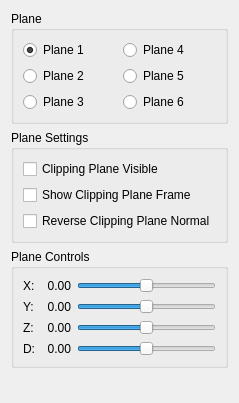
      <widget class="QWidget" name="ClippingTab">
       <property name="enabled">
        <bool>true</bool>
       </property>
       <attribute name="title">
        <string>Clipping</string>
       </attribute>
       <layout class="QVBoxLayout" name="verticalLayout">
        <item>
         <widget class="QGroupBox" name="groupBox_3">
          <property name="enabled">
           <bool>true</bool>
          </property>
          <property name="font">
           <font>
            <weight>50</weight>
            <bold>false</bold>
           </font>
          </property>
          <property name="title">
           <string>Plane</string>
          </property>
          <layout class="QGridLayout" name="gridLayout_2">
           <item row="0" column="0">
            <widget class="QRadioButton" name="plane1RadioButton_">
             <property name="text">
              <string>Plane 1</string>
             </property>
             <property name="checked">
              <bool>true</bool>
             </property>
             <attribute name="buttonGroup">
              <string notr="true">planeButtonGroup_</string>
             </attribute>
            </widget>
           </item>
           <item row="0" column="1">
            <widget class="QRadioButton" name="plane4RadioButton_">
             <property name="text">
              <string>Plane 4</string>
             </property>
             <attribute name="buttonGroup">
              <string notr="true">planeButtonGroup_</string>
             </attribute>
            </widget>
           </item>
           <item row="1" column="0">
            <widget class="QRadioButton" name="plane2RadioButton_">
             <property name="text">
              <string>Plane 2</string>
             </property>
             <attribute name="buttonGroup">
              <string notr="true">planeButtonGroup_</string>
             </attribute>
            </widget>
           </item>
           <item row="1" column="1">
            <widget class="QRadioButton" name="plane5RadioButton_">
             <property name="text">
              <string>Plane 5</string>
             </property>
             <attribute name="buttonGroup">
              <string notr="true">planeButtonGroup_</string>
             </attribute>
            </widget>
           </item>
           <item row="2" column="0">
            <widget class="QRadioButton" name="plane3RadioButton_">
             <property name="text">
              <string>Plane 3</string>
             </property>
             <attribute name="buttonGroup">
              <string notr="true">planeButtonGroup_</string>
             </attribute>
            </widget>
           </item>
           <item row="2" column="1">
            <widget class="QRadioButton" name="plane6RadioButton_">
             <property name="enabled">
              <bool>true</bool>
             </property>
             <property name="text">
              <string>Plane 6</string>
             </property>
             <property name="checked">
              <bool>false</bool>
             </property>
             <attribute name="buttonGroup">
              <string notr="true">planeButtonGroup_</string>
             </attribute>
            </widget>
           </item>
          </layout>
         </widget>
        </item>
        <item>
         <widget class="QGroupBox" name="groupBox_4">
          <property name="font">
           <font>
            <weight>50</weight>
            <bold>false</bold>
           </font>
          </property>
          <property name="title">
           <string>Plane Settings</string>
          </property>
          <layout class="QVBoxLayout" name="verticalLayout_2">
           <item>
            <widget class="QCheckBox" name="planeVisibleCheckBox_">
             <property name="text">
              <string>Clipping Plane Visible</string>
             </property>
            </widget>
           </item>
           <item>
            <widget class="QCheckBox" name="showPlaneFrameCheckBox_">
             <property name="text">
              <string>Show Clipping Plane Frame</string>
             </property>
            </widget>
           </item>
           <item>
            <widget class="QCheckBox" name="reversePlaneNormalCheckBox_">
             <property name="text">
              <string>Reverse Clipping Plane Normal</string>
             </property>
            </widget>
           </item>
          </layout>
         </widget>
        </item>
        <item>
         <widget class="QGroupBox" name="groupBox_5">
          <property name="font">
           <font>
            <weight>50</weight>
            <bold>false</bold>
           </font>
          </property>
          <property name="title">
           <string>Plane Controls</string>
          </property>
          <layout class="QGridLayout" name="gridLayout_3">
           <item row="0" column="0">
            <widget class="QLabel" name="label">
             <property name="font">
              <font>
               <weight>50</weight>
               <bold>false</bold>
              </font>
             </property>
             <property name="text">
              <string>X:</string>
             </property>
            </widget>
           </item>
           <item row="0" column="2">
            <widget class="QSlider" name="xValueHorizontalSlider_">
             <property name="minimum">
              <number>-101</number>
             </property>
             <property name="maximum">
              <number>101</number>
             </property>
             <property name="orientation">
              <enum>Qt::Horizontal</enum>
             </property>
            </widget>
           </item>
           <item row="1" column="0">
            <widget class="QLabel" name="label_2">
             <property name="font">
              <font>
               <weight>50</weight>
               <bold>false</bold>
              </font>
             </property>
             <property name="text">
              <string>Y:</string>
             </property>
            </widget>
           </item>
           <item row="1" column="2">
            <widget class="QSlider" name="yValueHorizontalSlider_">
             <property name="minimum">
              <number>-101</number>
             </property>
             <property name="maximum">
              <number>101</number>
             </property>
             <property name="orientation">
              <enum>Qt::Horizontal</enum>
             </property>
            </widget>
           </item>
           <item row="2" column="0">
            <widget class="QLabel" name="label_3">
             <property name="font">
              <font>
               <weight>50</weight>
               <bold>false</bold>
              </font>
             </property>
             <property name="text">
              <string>Z:</string>
             </property>
            </widget>
           </item>
           <item row="2" column="2">
            <widget class="QSlider" name="zValueHorizontalSlider_">
             <property name="minimum">
              <number>-101</number>
             </property>
             <property name="maximum">
              <number>101</number>
             </property>
             <property name="orientation">
              <enum>Qt::Horizontal</enum>
             </property>
            </widget>
           </item>
           <item row="3" column="0">
            <widget class="QLabel" name="label_4">
             <property name="font">
              <font>
               <weight>50</weight>
               <bold>false</bold>
              </font>
             </property>
             <property name="text">
              <string>D:</string>
             </property>
            </widget>
           </item>
           <item row="3" column="2">
            <widget class="QSlider" name="dValueHorizontalSlider_">
             <property name="minimum">
              <number>-101</number>
             </property>
             <property name="maximum">
              <number>101</number>
             </property>
             <property name="orientation">
              <enum>Qt::Horizontal</enum>
             </property>
            </widget>
           </item>
           <item row="0" column="1">
            <widget class="QLabel" name="xSliderValueLabel_">
             <property name="sizePolicy">
              <sizepolicy hsizetype="Preferred" vsizetype="Preferred">
               <horstretch>0</horstretch>
               <verstretch>0</verstretch>
              </sizepolicy>
             </property>
             <property name="font">
              <font>
               <weight>50</weight>
               <bold>false</bold>
              </font>
             </property>
             <property name="text">
              <string>  0.00</string>
             </property>
            </widget>
           </item>
           <item row="1" column="1">
            <widget class="QLabel" name="ySliderValueLabel_">
             <property name="sizePolicy">
              <sizepolicy hsizetype="Preferred" vsizetype="Preferred">
               <horstretch>0</horstretch>
               <verstretch>0</verstretch>
              </sizepolicy>
             </property>
             <property name="font">
              <font>
               <weight>50</weight>
               <bold>false</bold>
              </font>
             </property>
             <property name="text">
              <string>  0.00</string>
             </property>
            </widget>
           </item>
           <item row="2" column="1">
            <widget class="QLabel" name="zSliderValueLabel_">
             <property name="sizePolicy">
              <sizepolicy hsizetype="Preferred" vsizetype="Preferred">
               <horstretch>0</horstretch>
               <verstretch>0</verstretch>
              </sizepolicy>
             </property>
             <property name="font">
              <font>
               <weight>50</weight>
               <bold>false</bold>
              </font>
             </property>
             <property name="text">
              <string>  0.00</string>
             </property>
            </widget>
           </item>
           <item row="3" column="1">
            <widget class="QLabel" name="dSliderValueLabel_">
             <property name="font">
              <font>
               <weight>50</weight>
               <bold>false</bold>
              </font>
             </property>
             <property name="text">
              <string>  0.00</string>
             </property>
            </widget>
           </item>
          </layout>
         </widget>
        </item>
        <item>
         <spacer name="verticalSpacer_5">
          <property name="orientation">
           <enum>Qt::Vertical</enum>
          </property>
          <property name="sizeHint" stdset="0">
           <size>
            <width>20</width>
            <height>24</height>
           </size>
          </property>
         </spacer>
        </item>
       </layout>
      </widget>
